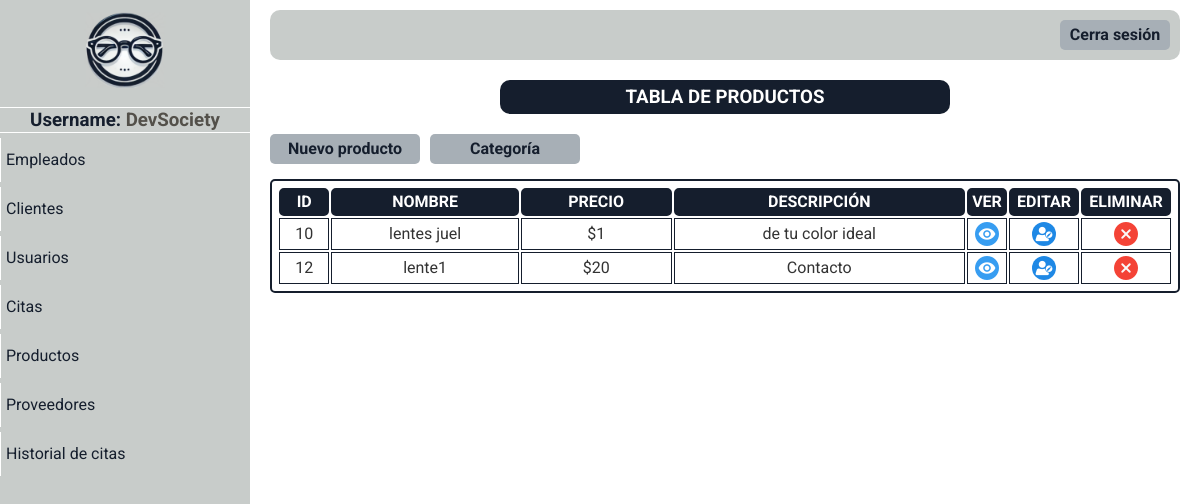
Page /paginas/mostrar_productos.php (signed in) on the committed database.
### tables this page shows
CREATE TABLE `empleados` (
  `id_empleado` int(10) NOT NULL,
  `nombres` varchar(100) DEFAULT NULL,
  `apellidos` varchar(100) DEFAULT NULL,
  `correo` varchar(100) DEFAULT NULL,
  `telefono` varchar(15) DEFAULT NULL,
  `direccion` varchar(255) DEFAULT NULL,
  `rol` varchar(50) DEFAULT NULL,
  `fecha_contratacion` date DEFAULT NULL,
  `usuario` varchar(50) DEFAULT NULL,
  `contrasena` varchar(255) DEFAULT NULL,
  `libre` varchar(100) DEFAULT NULL
);

CREATE TABLE `productos` (
  `id_producto` int(11) NOT NULL,
  `nombre` varchar(100) DEFAULT NULL,
  `id_categoria` int(5) DEFAULT NULL,
  `precio` int(11) DEFAULT NULL,
  `descripcion` text DEFAULT NULL,
  `stock` int(11) DEFAULT NULL,
  `id_proveedor` int(11) DEFAULT NULL,
  `img` varchar(255) DEFAULT NULL
);

### paginas/mostrar_productos.php (the view, shortened to what this page needs)
<!DOCTYPE html>
<html lang="en">
<head>
</head>
<body>
    <?php include "menu_panel.php" ?>
    <div class="usuarios-content main-content">
        <div class="titulo">
            <h3>TABLA DE PRODUCTOS</h3>
        </div>
        <div class="opciones-btn">
            <div class="btn-nuevo-producto btn">
                <a href="registrar_producto.php">Nuevo producto</a>
            </div>
            <div class="btn-nuevo-producto btn">
                <a href="mostrar_categoria.php">Categoría</a>
            </div>
        </div>
        <table>
            <tr>
                <th>ID</th>
                <th>NOMBRE</th>
                <th>PRECIO</th>
                <th>DESCRIPCIÓN</th>
                <th>VER</th>
                <th>EDITAR</th>
                <th>ELIMINAR</th>
            </tr>
            <?php
               require "../php/conexion.php";
          $todos_datos = "SELECT * FROM productos ORDER BY  id_producto ASC";
          $resultado = mysqli_query($conectar, $todos_datos);
          while ($fila = mysqli_fetch_assoc($resultado)) {
          ?>
            <tr>
              <td><?php echo "$fila[id_producto]" . "<br>"; ?></td>
              <td><?php echo "$fila[nombre]" . "<br>"; ?></td>
              <td><?php echo "$"."$fila[precio]" . "<br>"; ?></td>
              <td><?php echo "$fila[descripcion]" . "<br>"; ?></td>
              <td class="btn-ver"> <a href="../paginas/ver_producto.php?origen=productos&id=<?php echo $fila['id_producto'];?>"><img src="../imagenes/ojo.png" alt=""></a></td>
              <td class="btn-editar"> <a href="../paginas/editar_producto.php?origen=productos&id=<?php echo $fila['id_producto'];?>"><img src="../imagenes/edit.png" alt=""></a></td>
              <td class="btn-eliminar"><a href="#" onclick="validar('../php/delete_producto.php?id=<?php echo $fila['id_producto']; ?>')"> <img src="../imagenes/borrar.png" alt=""> </a>
            </td>
            </tr>
          <?php
          }
          ?>
        </table>
    </div>
</body>
</html>

### paginas/menu_panel.php (shortened to what this page needs)
<?php
require '../php/conexion.php';
$query_empleado = "SELECT rol, usuario FROM empleados WHERE id_empleado = ? LIMIT 1";
$consulta_empleado = $conectar->prepare($query_empleado);
$consulta_empleado->bind_param("s", $_SESSION['id']);
$consulta_empleado->execute();
$resultado_empleado = $consulta_empleado->get_result();
$info_empleado = $resultado_empleado->fetch_assoc();
if($resultado_empleado->num_rows > 0){
    if ($_SESSION['rol'] == 'Administrador') {
        $options = '
        <a href="./mostrar_empleados.php">Empleados</a>
        <a href="./mostrar_clientes.php">Clientes</a>
        <a href="./mostrar_usuarios.php">Usuarios</a>
        <a href="./mostrar_citas.php">Citas</a>
        <a href="./mostrar_productos.php">Productos</a>
        <a href="./mostrar_proveedores.php">Proveedores</a>
        <a href="#">Historial de citas</a>
    ';
} else if ($_SESSION['rol'] == 'Empleado') {
    $options = '
        <a href="#">Citas</a>
        <a href="./mostrar_clientes.php">Clientes</a>
        <a href="./mostrar_productos.php">Productos</a>
        <a href="./mostrar_proveedores.php">Proveedores</a>
        <a href="#">Historial de citas</a>
        ';
    }
}else{
    require "../php/salir.php";
}
?>
<!DOCTYPE html>
<html lang="en">
<head>
    <link rel="stylesheet" href="../css/normalize.css">
    <link rel="stylesheet" href="../css/style.css" />
</head>
<body>
    <div class="container-menu-lateral">
        <div class="sidebar">
            <div class="sidebar-logo">
                <a href="./dashboard.php"><img src="../imagenes/logo.png" alt=""></a>
            </div>
            <hr>
            <h3>Username: <span><?php echo $info_empleado['usuario'] ?></span></h3>
            <hr>
            <div class="btn-sidebar">
                <?php echo $options?>
            </div>
        </div>
    </div>
    <div class="main-content">
        <header class="header">
            <div class="btn-cerrar-sesion btn"><a href="../php/salir.php">Cerra sesión</a></div>
        </header>
    </div>
</body>
</html>

### css/style.css (style rules this page uses)
:root { --color0: #ffffff; --color1: #c8ccca; --color2: #151e2d; --color3: #a7afb6; --color4: #53504a; }
* { box-sizing: border-box; margin: 0; padding: 0; }
*, *::before, *::after { box-sizing: inherit; }
html { font-size: 62.5%; box-sizing: border-box; }
body { font-family: "Roboto"; font-size: 16px; line-height: 24px; color: #333; height: 100vh; }
.main-content { flex-grow: 1; padding: 10px 20px; margin-left: 250px; }
.btn { display: flex; cursor: pointer; width: 110px; height: 30px; background-color: var(--color3); justify-content: center; align-items: center; border-radius: 5px; font-weight: bold; }
.btn a { display: flex; color: var(--color2); text-decoration: none; height: 100%; width: 100%; justify-content: center; transition: 0.4s ease-out; align-items: center; }
.opciones-btn { display: flex; gap: 10px; margin-top: 20px; }
.container-menu-lateral { display: flex; height: 100%; position: fixed; }
.sidebar { text-align: center; width: 250px; background-color: var(--color1); color: var(--color0); }
.sidebar h3 { color: var(--color2); }
.sidebar hr { max-width: 250px; background-color: var(--color0); height: 1px; border: none; }
.btn-sidebar a { text-align: start; display: flex; align-items: center; color: var(--color2); text-decoration: none; padding: 10px 5px; margin: 5px 0; width: 100%; border-left: var(--color0) solid 0.5px; transition: font-size 0.2s ease-out; }
.sidebar-logo img { width: 100px; }
.header { display: flex; align-items: center; justify-content: end; background-color: var(--color1); height: 50px; border-radius: 10px; padding: 10px; }
.titulo { width: 450px; text-align: center; margin: auto; background-color: var(--color2); padding: 5px; color: var(--color0); border-radius: 10px; margin-bottom: 5px; }
table { border: var(--color2) solid 2px; margin: auto; margin-top: 15px; padding: 5px; width: 100%; border-radius: 5px; }
th { background-color: var(--color2); border: 2px var(--color2) solid; color: var(--color0); border-radius: 5px; }
td { text-align: center; border: var(--color2) solid 1px; }
td a { display: flex; justify-content: center; align-items: center; padding: 3px 0; }
.btn-editar img { border-radius: 100%; }
.btn-eliminar { width: 90px; transition: 0.3s ease-out; }
.btn-editar { width: 70px; transition: 0.3s ease-out; }
.btn-ver { width: 40px; transition: 0.3s ease-out; }
.btn-nuevo-producto { width: 150px; }
span { color: var(--color4); }

### rows in the picture
empleados: usuario "DevSociety"
productos: id_producto "10", nombre "lentes juel", precio "1", descripcion "de tu color ideal"
productos: id_producto "12", nombre "lente1", precio "20", descripcion "Contacto"
